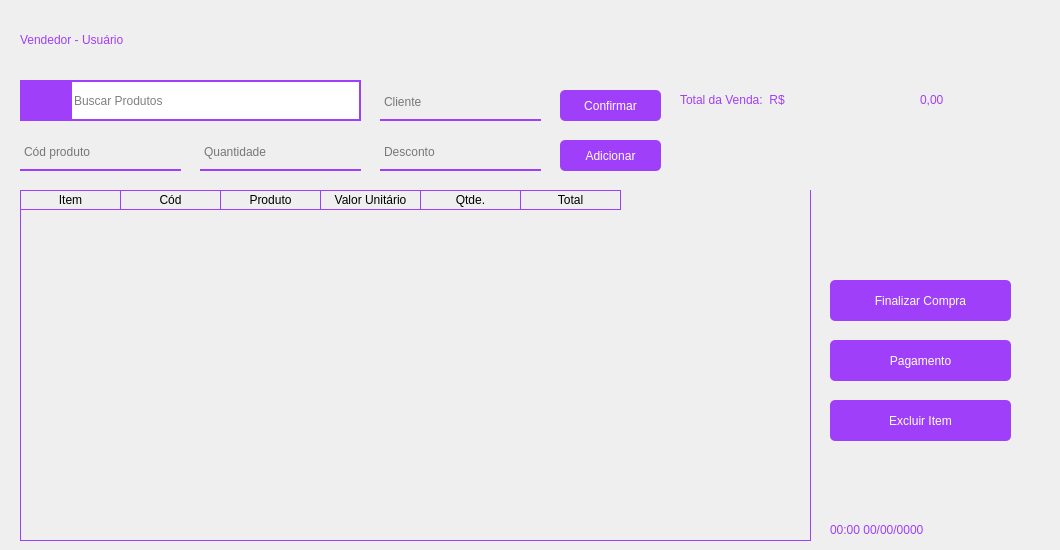
      <widget class="QWidget" name="pg_vendas">
       <widget class="QLabel" name="lbl_titulo_usuario_vendas">
        <property name="geometry">
         <rect>
          <x>20</x>
          <y>20</y>
          <width>551</width>
          <height>41</height>
         </rect>
        </property>
        <property name="styleSheet">
         <string notr="true">font: 16pt &quot;Montserrat&quot;;
color: #9f3ffa;
</string>
        </property>
        <property name="text">
         <string>Vendedor - Usuário</string>
        </property>
        <property name="textFormat">
         <enum>Qt::AutoText</enum>
        </property>
        <property name="wordWrap">
         <bool>false</bool>
        </property>
        <property name="textInteractionFlags">
         <set>Qt::LinksAccessibleByKeyboard|Qt::LinksAccessibleByMouse</set>
        </property>
       </widget>
       <widget class="QLineEdit" name="line_cliente">
        <property name="geometry">
         <rect>
          <x>380</x>
          <y>90</y>
          <width>161</width>
          <height>31</height>
         </rect>
        </property>
        <property name="styleSheet">
         <string notr="true">background-color: rgba(0, 0 , 0, 0);
border: 2px solid rgba(0,0,0,0);
border-bottom-color: rgb(159, 63, 250);
color: rgb(0,0,0);
padding-bottom: 8px;
border-radius: 0px;
font: 10pt &quot;Montserrat&quot;;</string>
        </property>
        <property name="placeholderText">
         <string>Cliente</string>
        </property>
        <property name="clearButtonEnabled">
         <bool>true</bool>
        </property>
       </widget>
       <widget class="QTableWidget" name="tabela_vendas">
        <property name="geometry">
         <rect>
          <x>20</x>
          <y>190</y>
          <width>791</width>
          <height>351</height>
         </rect>
        </property>
        <property name="styleSheet">
         <string notr="true">QTableWidget {
	gridline-color: #9f3ffa;;
	background-color: transparent;
	outline: 0;
	border: 1px solid #9f3ffa;
	border-top: 0px
	
}

QTableWidget::item:selected{
	background-color:#9f3ffa;;
}

QTableWidget::horizontalHeader {	
	background-color: #9f3ffa;
}

QHeaderView::section:horizontal
{
    border: 1px solid #9f3ffa;
	background-color: transparent;
	border-left: 0px;
	color: black;

}
</string>
        </property>
        <property name="frameShape">
         <enum>QFrame::Panel</enum>
        </property>
        <property name="frameShadow">
         <enum>QFrame::Sunken</enum>
        </property>
        <property name="editTriggers">
         <set>QAbstractItemView::SelectedClicked</set>
        </property>
        <property name="tabKeyNavigation">
         <bool>true</bool>
        </property>
        <property name="showDropIndicator" stdset="0">
         <bool>false</bool>
        </property>
        <property name="alternatingRowColors">
         <bool>false</bool>
        </property>
        <property name="selectionMode">
         <enum>QAbstractItemView::ExtendedSelection</enum>
        </property>
        <property name="gridStyle">
         <enum>Qt::SolidLine</enum>
        </property>
        <property name="sortingEnabled">
         <bool>true</bool>
        </property>
        <attribute name="verticalHeaderVisible">
         <bool>false</bool>
        </attribute>
        <attribute name="verticalHeaderShowSortIndicator" stdset="0">
         <bool>false</bool>
        </attribute>
        <attribute name="verticalHeaderStretchLastSection">
         <bool>false</bool>
        </attribute>
        <column>
         <property name="text">
          <string>Item</string>
         </property>
        </column>
        <column>
         <property name="text">
          <string>Cód</string>
         </property>
        </column>
        <column>
         <property name="text">
          <string>Produto</string>
         </property>
        </column>
        <column>
         <property name="text">
          <string>Valor Unitário</string>
         </property>
        </column>
        <column>
         <property name="text">
          <string>Qtde.</string>
         </property>
        </column>
        <column>
         <property name="text">
          <string>Total</string>
         </property>
        </column>
       </widget>
       <widget class="QLineEdit" name="line_codigo_vendas">
        <property name="geometry">
         <rect>
          <x>20</x>
          <y>140</y>
          <width>161</width>
          <height>31</height>
         </rect>
        </property>
        <property name="styleSheet">
         <string notr="true">background-color: rgba(0, 0 , 0, 0);
border: 2px solid rgba(0,0,0,0);
border-bottom-color: rgb(159, 63, 250);
color: rgb(0,0,0);
padding-bottom: 8px;
border-radius: 0px;
font: 10pt &quot;Montserrat&quot;;</string>
        </property>
        <property name="placeholderText">
         <string>Cód produto</string>
        </property>
        <property name="clearButtonEnabled">
         <bool>true</bool>
        </property>
       </widget>
       <widget class="QLineEdit" name="line_quantidade_vendas">
        <property name="geometry">
         <rect>
          <x>200</x>
          <y>140</y>
          <width>161</width>
          <height>31</height>
         </rect>
        </property>
        <property name="styleSheet">
         <string notr="true">background-color: rgba(0, 0 , 0, 0);
border: 2px solid rgba(0,0,0,0);
border-bottom-color: rgb(159, 63, 250);
color: rgb(0,0,0);
padding-bottom: 8px;
border-radius: 0px;
font: 10pt &quot;Montserrat&quot;;</string>
        </property>
        <property name="placeholderText">
         <string>Quantidade</string>
        </property>
        <property name="clearButtonEnabled">
         <bool>true</bool>
        </property>
       </widget>
       <widget class="QPushButton" name="btn_pesquisar">
        <property name="geometry">
         <rect>
          <x>20</x>
          <y>80</y>
          <width>51</width>
          <height>41</height>
         </rect>
        </property>
        <property name="styleSheet">
         <string notr="true">QPushButton {
border: 2px;
background-color: rgb(159, 63, 250);
color: white;

font: 10pt &quot;Montserrat&quot;;
outline: 0;
}

QPushButton:hover {
	background-color: rgb(197, 62, 255);
}
</string>
        </property>
        <property name="text">
         <string/>
        </property>
        <property name="icon">
         <iconset resource="../QRC/file_principal_rc.qrc">
          <normaloff>:/icones/lupa.png</normaloff>:/icones/lupa.png</iconset>
        </property>
        <property name="iconSize">
         <size>
          <width>25</width>
          <height>25</height>
         </size>
        </property>
       </widget>
       <widget class="QLineEdit" name="line_search_bar">
        <property name="geometry">
         <rect>
          <x>70</x>
          <y>80</y>
          <width>291</width>
          <height>41</height>
         </rect>
        </property>
        <property name="styleSheet">
         <string notr="true">border: 2px solid #9f3ffa;
font: 10pt &quot;Montserrat&quot;;</string>
        </property>
        <property name="cursorPosition">
         <number>0</number>
        </property>
        <property name="placeholderText">
         <string>Buscar Produtos</string>
        </property>
        <property name="clearButtonEnabled">
         <bool>true</bool>
        </property>
       </widget>
       <widget class="QLabel" name="lbl_total_venda">
        <property name="geometry">
         <rect>
          <x>680</x>
          <y>80</y>
          <width>251</width>
          <height>41</height>
         </rect>
        </property>
        <property name="styleSheet">
         <string notr="true">font: 18pt &quot;Montserrat&quot;;
color: #9f3ffa;
</string>
        </property>
        <property name="text">
         <string>Total da Venda:  R$</string>
        </property>
        <property name="textFormat">
         <enum>Qt::AutoText</enum>
        </property>
        <property name="wordWrap">
         <bool>false</bool>
        </property>
        <property name="textInteractionFlags">
         <set>Qt::LinksAccessibleByKeyboard|Qt::LinksAccessibleByMouse</set>
        </property>
       </widget>
       <widget class="QLabel" name="lbl_total_valor">
        <property name="geometry">
         <rect>
          <x>920</x>
          <y>80</y>
          <width>131</width>
          <height>41</height>
         </rect>
        </property>
        <property name="styleSheet">
         <string notr="true">font: 18pt &quot;Montserrat&quot;;
color: #9f3ffa;
</string>
        </property>
        <property name="text">
         <string>0,00</string>
        </property>
        <property name="textFormat">
         <enum>Qt::AutoText</enum>
        </property>
        <property name="wordWrap">
         <bool>false</bool>
        </property>
        <property name="textInteractionFlags">
         <set>Qt::LinksAccessibleByKeyboard|Qt::LinksAccessibleByMouse</set>
        </property>
       </widget>
       <widget class="QLineEdit" name="line_desconto_vendas">
        <property name="geometry">
         <rect>
          <x>380</x>
          <y>140</y>
          <width>161</width>
          <height>31</height>
         </rect>
        </property>
        <property name="styleSheet">
         <string notr="true">background-color: rgba(0, 0 , 0, 0);
border: 2px solid rgba(0,0,0,0);
border-bottom-color: rgb(159, 63, 250);
color: rgb(0,0,0);
padding-bottom: 8px;
border-radius: 0px;
font: 10pt &quot;Montserrat&quot;;</string>
        </property>
        <property name="placeholderText">
         <string>Desconto</string>
        </property>
        <property name="clearButtonEnabled">
         <bool>true</bool>
        </property>
       </widget>
       <widget class="QPushButton" name="btn_adicionar_compra">
        <property name="geometry">
         <rect>
          <x>560</x>
          <y>140</y>
          <width>101</width>
          <height>31</height>
         </rect>
        </property>
        <property name="styleSheet">
         <string notr="true">QPushButton {
border: 2px;
background-color: rgb(159, 63, 250);
color: white;
border-radius: 5px;
font: 10pt &quot;Montserrat&quot;;
outline: 0;
}

QPushButton:hover {
	background-color: rgb(197, 62, 255);
}
</string>
        </property>
        <property name="text">
         <string>Adicionar</string>
        </property>
       </widget>
       <widget class="QPushButton" name="btn_excluir_item">
        <property name="geometry">
         <rect>
          <x>830</x>
          <y>400</y>
          <width>181</width>
          <height>41</height>
         </rect>
        </property>
        <property name="styleSheet">
         <string notr="true">QPushButton {
border: 2px;
background-color: rgb(159, 63, 250);
color: white;
border-radius: 5px;
font: 10pt &quot;Montserrat&quot;;
outline: 0;
}

QPushButton:hover {
	background-color: rgb(255, 17, 49);
}
</string>
        </property>
        <property name="text">
         <string>Excluir Item</string>
        </property>
       </widget>
       <widget class="QPushButton" name="btn_finalizar_compra">
        <property name="geometry">
         <rect>
          <x>830</x>
          <y>280</y>
          <width>181</width>
          <height>41</height>
         </rect>
        </property>
        <property name="styleSheet">
         <string notr="true">QPushButton {
border: 2px;
background-color: rgb(159, 63, 250);
color: white;
border-radius: 5px;
font: 10pt &quot;Montserrat&quot;;
outline: 0;
}

QPushButton:hover {
	background-color: rgb(197, 62, 255);
}
</string>
        </property>
        <property name="text">
         <string>Finalizar Compra</string>
        </property>
       </widget>
       <widget class="QPushButton" name="btn_confirmar_cliente">
        <property name="geometry">
         <rect>
          <x>560</x>
          <y>90</y>
          <width>101</width>
          <height>31</height>
         </rect>
        </property>
        <property name="styleSheet">
         <string notr="true">QPushButton {
border: 2px;
background-color: rgb(159, 63, 250);
color: white;
border-radius: 5px;
font: 10pt &quot;Montserrat&quot;;
outline: 0;
}

QPushButton:hover {
	background-color: rgb(197, 62, 255);
}
</string>
        </property>
        <property name="text">
         <string>Confirmar</string>
        </property>
       </widget>
       <widget class="QPushButton" name="btn_pagamento">
        <property name="geometry">
         <rect>
          <x>830</x>
          <y>340</y>
          <width>181</width>
          <height>41</height>
         </rect>
        </property>
        <property name="styleSheet">
         <string notr="true">QPushButton {
border: 2px;
background-color: rgb(159, 63, 250);
color: white;
border-radius: 5px;
font: 10pt &quot;Montserrat&quot;;
outline: 0;
}

QPushButton:hover {
	background-color: rgb(197, 62, 255);
}
</string>
        </property>
        <property name="text">
         <string>Pagamento</string>
        </property>
       </widget>
       <widget class="QLabel" name="lbl_hora_data">
        <property name="geometry">
         <rect>
          <x>830</x>
          <y>520</y>
          <width>181</width>
          <height>21</height>
         </rect>
        </property>
        <property name="styleSheet">
         <string notr="true">font: 13pt &quot;Montserrat&quot;;
color: #9f3ffa;
</string>
        </property>
        <property name="text">
         <string>00:00 00/00/0000</string>
        </property>
        <property name="textFormat">
         <enum>Qt::AutoText</enum>
        </property>
        <property name="wordWrap">
         <bool>false</bool>
        </property>
        <property name="textInteractionFlags">
         <set>Qt::LinksAccessibleByKeyboard|Qt::LinksAccessibleByMouse</set>
        </property>
       </widget>
      </widget>
